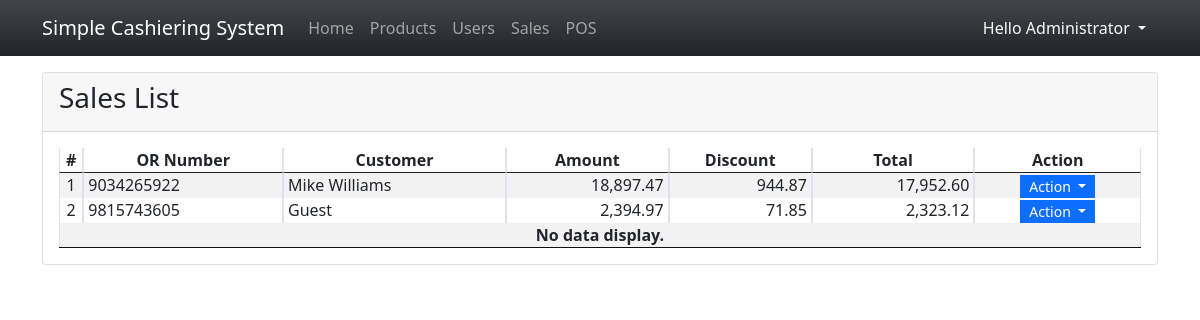
Screenshot of /?page=sales (signed in) with the database file from the repository.
### tables this page shows
CREATE TABLE transaction_list (
            `transaction_id` INTEGER NOT NULL PRIMARY KEY AUTOINCREMENT,
            `or_number` TEXT NOT NULL,
            `customer_name` TEXT NOT NULL,
            `total_amount` REAL NOT NULL DEFAULT 0,
            `amount_tendered` REAL NOT NULL DEFAULT 0,
            `amount_change` REAL NOT NULL DEFAULT 0,
            `discount_percentage` REAL NOT NULL DEFAULT 0,
            `discount_amount` REAL NOT NULL DEFAULT 0,
            `date_created` TIMESTAMP DEFAULT CURRENT_TIMESTAMP,
            `date_updated` TIMESTAMP NULL,
            `user_id` INTEGER NOT NULL,
            FOREIGN KEY(`user_id`) REFERENCES `user_list`(`user_id`)
        );

### sales.php (the view, shortened to what this page needs)
<div class="card">
    <div class="card-header d-flex justify-content-between">
        <h3 class="card-title">Sales List</h3>
    </div>
    <div class="card-body">
        <table class="table table-hover table-striped table-bordered">
            <thead>
                <tr>
                    <th class="text-center p-0">#</th>
                    <th class="text-center p-0">OR Number</th>
                    <th class="text-center p-0">Customer</th>
                    <th class="text-center p-0">Amount</th>
                    <th class="text-center p-0">Discount</th>
                    <th class="text-center p-0">Total</th>
                    <th class="text-center p-0">Action</th>
                </tr>
            </thead>
            <tbody>
                <?php
                $sql = "SELECT * FROM `transaction_list` order by strftime('%s', `date_created`) desc";
                $qry = $conn->query($sql);
                $i = 1;
                    while($row = $qry->fetchArray()):
                ?>
                <tr>
                    <td class="text-center p-0"><?php echo $i++; ?></td>
                    <td class="py-0 px-1"><?php echo $row['or_number'] ?></td>
                    <td class="py-0 px-1"><?php echo $row['customer_name'] ?></td>
                    <td class="py-0 px-1 text-end"><?php echo number_format($row['total_amount'] + $row['discount_amount'],2)?></td>
                    <td class="py-0 px-1 text-end"><?php echo number_format($row['discount_amount'],2) ?></td>
                    <td class="py-0 px-1 text-end"><?php echo number_format($row['total_amount'],2) ?></td>
                    <th class="text-center py-0 px-1">
                        <div class="btn-group" role="group">
                            <button id="btnGroupDrop1" type="button" class="btn btn-primary dropdown-toggle btn-sm rounded-0 py-0" data-bs-toggle="dropdown" aria-expanded="false">
                            Action
                            </button>
                        </div>
                    </th>
                </tr>
                <?php endwhile; ?>
                <?php if(!$qry->fetchArray()): ?>
                    <tr>
                        <th class="text-center p-0" colspan="7">No data display.</th>
                    </tr>
                <?php endif; ?>
            </tbody>
        </table>
    </div>
</div>

### index.php (shortened to what this page needs)
<?php
$page = isset($_GET['page']) ? $_GET['page'] : 'home';
?>
<!DOCTYPE html>
<html lang="en">
<head>
    <link rel="stylesheet" href="css/bootstrap.min.css">
    <link rel="stylesheet" href="jquery-ui/jquery-ui.min.css">
    <link rel="stylesheet" href="DataTables/datatables.min.css">
</head>
<body>
    <main>
    <nav class="navbar navbar-expand-lg navbar-dark bg-dark bg-gradient" id="topNavBar">
        <div class="container">
            <a class="navbar-brand" href="#">
            Simple Cashiering System
            </a>
            <div class="collapse navbar-collapse" id="navbarNav">
                <ul class="navbar-nav">
                    <?php if($_SESSION['type'] == 1): ?>
                    <li class="nav-item">
                        <a class="nav-link <?php echo ($page == 'home')? 'active' : '' ?>" aria-current="page" href="./">Home</a>
                    </li>
                    <li class="nav-item">
                        <a class="nav-link <?php echo ($page == 'products')? 'active' : '' ?>" aria-current="page" href="./?page=products">Products</a>
                    </li>
                    <li class="nav-item">
                        <a class="nav-link <?php echo ($page == 'users')? 'active' : '' ?>" aria-current="page" href="./?page=users">Users</a>
                    </li>
                    <li class="nav-item">
                        <a class="nav-link" href="./?page=sales">Sales</a>
                    </li>
                    <?php endif; ?>
                    <li class="nav-item">
                    <a class="nav-link" href="./?page=pos">POS</a>
                    </li>
                </ul>
            </div>
            <div>
            <div class="dropdown">
                <button class="btn btn-secondary dropdown-toggle bg-transparent  text-light border-0" type="button" id="dropdownMenuButton1" data-bs-toggle="dropdown" aria-expanded="false">
                    Hello <?php echo $_SESSION['fullname'] ?>
                </button>
            </div>
            </div>
        </div>
    </nav>
    <div class="container py-3" id="page-container">
        <?php
            include $page.'.php';
        ?>
    </div>
    </main>
</body>
</html>

### index.php (style rules this page uses)
html,body { height:100%; width:100%; }
main { height:100%; display:flex; flex-flow:column; }
#page-container { flex: 1 1 auto; overflow:auto; }
#topNavBar { flex: 0 1 auto; }

### rows the page displays
transaction_list: or_number "9034265922", customer_name "Mike Williams", $row['total_amount'] + $row['discount_amount'] "18,897.47", discount_amount "944.87", total_amount "17,952.60"
transaction_list: or_number "9815743605", customer_name "Guest", $row['total_amount'] + $row['discount_amount'] "2,394.97", discount_amount "71.85", total_amount "2,323.12"

### other values shown
$_SESSION['fullname'] "Administrator"
